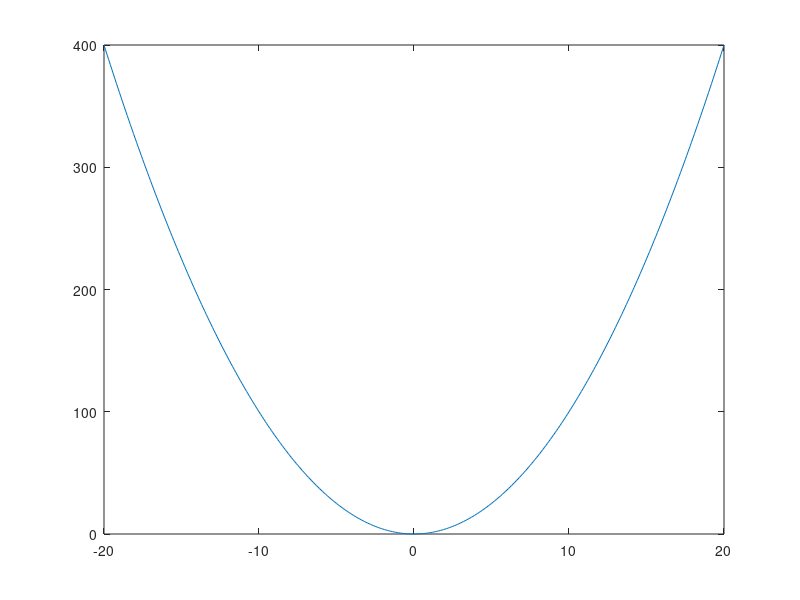

Here is the MATLAB script that generated this plot:
% Title               :Funcion Inyectiva, Sobreyectiva, Biyectiva 
% Description         :Script para graficar funciones y determinar que tipo de funcion es 
% Author              :Francelly Desiree Colon Sandoval 
% Date                :2021116    
% Version             :1
% Usage               :octave> /path/FuncionUno

clear
x = -20:0.1:20
% Funcion
gx = (x.^2);
% Plotear funcion 
plot (x, gx );

disp("Funcion Biyectiva")